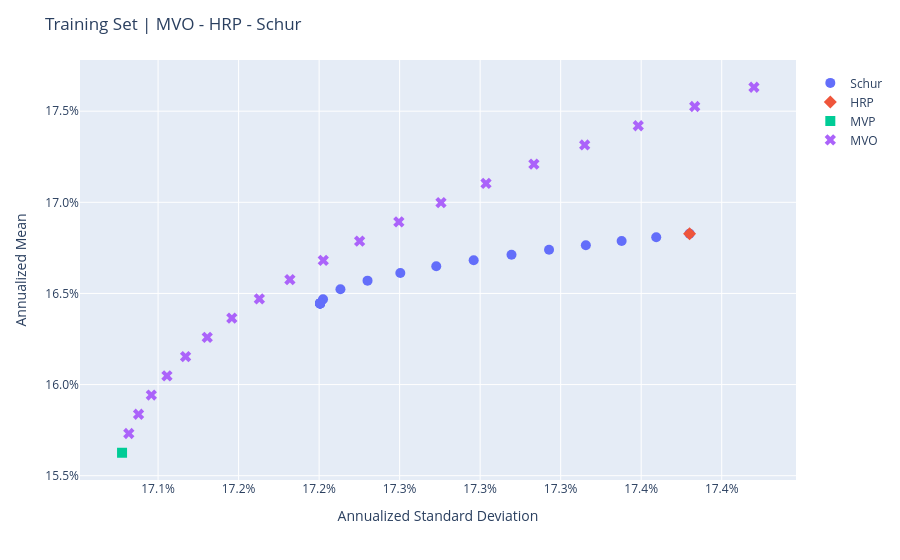

The code cell stored with this chart in its notebook:
### Code cell
fig = population_train.plot_measures(
    x=RiskMeasure.ANNUALIZED_STANDARD_DEVIATION,
    y=PerfMeasure.ANNUALIZED_MEAN,
    hover_measures=[RatioMeasure.ANNUALIZED_SHARPE_RATIO],
    title="Training Set | MVO - HRP - Schur",
)
show(fig)

### Figure 1 — Plotly figure (JSON) as saved in the notebook; plotly's stock layout.template omitted (floating-point values rounded to 4 significant figures)
{"data": [{"customdata": [["Schur", 0.9655], ["Schur", 0.9655], ["Schur", 0.9655], ["Schur", 0.9654], ["Schur", 0.9652], ["Schur", 0.9649], ["Schur", 0.9645], ["Schur", 0.9639], ["Schur", 0.963], ["Schur", 0.9617], ["Schur", 0.9599], ["Schur", 0.9573], ["Schur", 0.9561], ["Schur", 0.9561], ["Schur", 0.9561], ["Schur", 0.9561], ["Schur", 0.9561], ["Schur", 0.9561], ["Schur", 0.9561], ["Schur", 0.9561]], "hovertemplate": "<b>%{hovertext}</b><br><br>tag=%{customdata[0]}<br>Annualized Standard Deviation=%{x:.3f}<br>Annualized Mean=%{y:.3f}<br>Annualized Sharpe Ratio=%{customdata[1]:.3f}<extra></extra>", "hovertext": ["Schur 0.00", "Schur 0.05", "Schur 0.11", "Schur 0.16", "Schur 0.21", "Schur 0.26", "Schur 0.32", "Schur 0.37", "Schur 0.42", "Schur 0.47", "Schur 0.53", "Schur 0.58", "Schur 0.63", "Schur 0.68", "Schur 0.74", "Schur 0.79", "Schur 0.84", "Schur 0.89", "Schur 0.95", "Schur 1.00"], "legendgroup": "Schur", "marker": {"color": "#636efa", "size": 10, "symbol": "circle"}, "mode": "markers", "name": "Schur", "orientation": "v", "showlegend": true, "type": "scatter", "x": [0.1743, 0.1741, 0.1739, 0.1737, 0.1734, 0.1732, 0.173, 0.1727, 0.1725, 0.1723, 0.1721, 0.172, 0.172, 0.172, 0.172, 0.172, 0.172, 0.172, 0.172, 0.172], "xaxis": "x", "y": [0.1683, 0.1681, 0.1679, 0.1676, 0.1674, 0.1671, 0.1668, 0.1665, 0.1661, 0.1657, 0.1652, 0.1647, 0.1645, 0.1645, 0.1645, 0.1645, 0.1645, 0.1645, 0.1645, 0.1645], "yaxis": "y"}, {"customdata": [["HRP", 0.9655]], "hovertemplate": "<b>%{hovertext}</b><br><br>tag=%{customdata[0]}<br>Annualized Standard Deviation=%{x:.3f}<br>Annualized Mean=%{y:.3f}<br>Annualized Sharpe Ratio=%{customdata[1]:.3f}<extra></extra>", "hovertext": ["HierarchicalRiskParity"], "legendgroup": "HRP", "marker": {"color": "#EF553B", "size": 10, "symbol": "diamond"}, "mode": "markers", "name": "HRP", "orientation": "v", "showlegend": true, "type": "scatter", "x": [0.1743], "xaxis": "x", "y": [0.1683], "yaxis": "y"}, {"customdata": [["MVP", 0.915]], "hovertemplate": "<b>%{hovertext}</b><br><br>tag=%{customdata[0]}<br>Annualized Standard Deviation=%{x:.3f}<br>Annualized Mean=%{y:.3f}<br>Annualized Sharpe Ratio=%{customdata[1]:.3f}<extra></extra>", "hovertext": ["ptf0 - MeanRisk"], "legendgroup": "MVP", "marker": {"color": "#00cc96", "size": 10, "symbol": "square"}, "mode": "markers", "name": "MVP", "orientation": "v", "showlegend": true, "type": "scatter", "x": [0.1708], "xaxis": "x", "y": [0.1563], "yaxis": "y"}, {"customdata": [["MVO", 0.9209], ["MVO", 0.9268], ["MVO", 0.9325], ["MVO", 0.9382], ["MVO", 0.9437], ["MVO", 0.9491], ["MVO", 0.9544], ["MVO", 0.9596], ["MVO", 0.9647], ["MVO", 0.9697], ["MVO", 0.9746], ["MVO", 0.9793], ["MVO", 0.9839], ["MVO", 0.9884], ["MVO", 0.9928], ["MVO", 0.9971], ["MVO", 1.001], ["MVO", 1.005], ["MVO", 1.009]], "hovertemplate": "<b>%{hovertext}</b><br><br>tag=%{customdata[0]}<br>Annualized Standard Deviation=%{x:.3f}<br>Annualized Mean=%{y:.3f}<br>Annualized Sharpe Ratio=%{customdata[1]:.3f}<extra></extra>", "hovertext": ["ptf1 - MeanRisk", "ptf2 - MeanRisk", "ptf3 - MeanRisk", "ptf4 - MeanRisk", "ptf5 - MeanRisk", "ptf6 - MeanRisk", "ptf7 - MeanRisk", "ptf8 - MeanRisk", "ptf9 - MeanRisk", "ptf10 - MeanRisk", "ptf11 - MeanRisk", "ptf12 - MeanRisk", "ptf13 - MeanRisk", "ptf14 - MeanRisk", "ptf15 - MeanRisk", "ptf16 - MeanRisk", "ptf17 - MeanRisk", "ptf18 - MeanRisk", "ptf19 - MeanRisk"], "legendgroup": "MVO", "marker": {"color": "#ab63fa", "size": 10, "symbol": "x"}, "mode": "markers", "name": "MVO", "orientation": "v", "showlegend": true, "type": "scatter", "x": [0.1708, 0.1709, 0.171, 0.1711, 0.1712, 0.1713, 0.1715, 0.1716, 0.1718, 0.172, 0.1723, 0.1725, 0.1728, 0.173, 0.1733, 0.1736, 0.174, 0.1743, 0.1747], "xaxis": "x", "y": [0.1573, 0.1584, 0.1594, 0.1605, 0.1615, 0.1626, 0.1636, 0.1647, 0.1658, 0.1668, 0.1679, 0.1689, 0.17, 0.171, 0.1721, 0.1731, 0.1742, 0.1753, 0.1763], "yaxis": "y"}], "layout": {"legend": {"title": {}, "tracegroupgap": 0, "x": 1.02, "xanchor": "left", "y": 0.98, "yanchor": "top"}, "margin": {"t": 60}, "title": {"text": "Training Set | MVO - HRP - Schur"}, "xaxis": {"anchor": "y", "domain": [0, 1], "tickformat": ",.1%", "title": {"text": "Annualized Standard Deviation"}}, "yaxis": {"anchor": "x", "domain": [0, 1], "tickformat": ",.1%", "title": {"text": "Annualized Mean"}}}}
